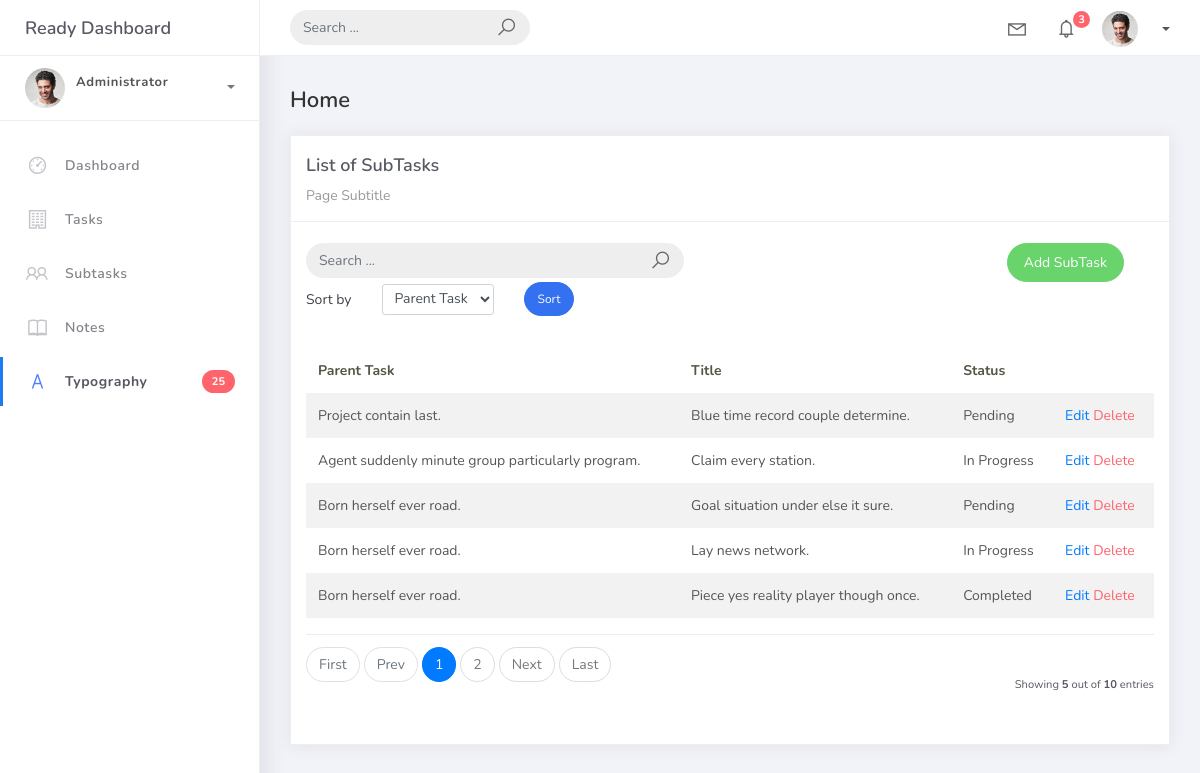
Page /stask_list on the committed database.
### hangapp/models.py (models this page shows, shortened)
class BaseModel(models.Model):
    created_at = models.DateTimeField(auto_now_add=True)
    updated_at = models.DateTimeField(auto_now=True)
    class Meta:
        abstract = True

class SubTask(BaseModel):
    parent_task = models.ForeignKey(
        Task,
        on_delete=models.CASCADE,
        related_name="subtasks"
    )
    title = models.CharField(max_length=255)
    status = models.CharField(
        max_length=50,
        choices=[
        ("Pending", "Pending"),
        ("In Progress", "In Progress"),
        ("Completed", "Completed"),
    ],
        default="Pending"
    )

class Task(BaseModel):
    title = models.CharField(max_length=255)
    description = models.TextField(blank=True)
    deadline = models.DateTimeField(null=True, blank=True)
    status = models.CharField(
        max_length=50,
        choices=[
        ("Pending", "Pending"),
        ("In Progress", "In Progress"),
        ("Completed", "Completed"),
    ],
        default="Pending",
    )
    category = models.ForeignKey(
        Category, on_delete=models.SET_NULL,
        null=True,
        blank=True,
        related_name="tasks"
    )
    priority = models.ForeignKey(
        Priority,
        on_delete=models.SET_NULL,
        null=True,
        blank=True,
        related_name="tasks"
    )
    def __str__(self):
        return self.title

### hangapp/views.py (the view)
# urls.py: path('stask_list', SubTaskList.as_view(), name='stask-list'),
class SubTaskList(ListView):
    model = SubTask
    context_object_name = 'stask'
    template_name = 'stask_list.html'
    paginate_by = 5
    def get_ordering(self):
        allowed = ["parent_task", "title", "status"]
        sort_by = self.request.GET.get("sort_by")
        if sort_by in allowed:
            return sort_by
        return "title"
    def get_queryset(self):
        qs = super().get_queryset()
        query = self.request.GET.get('q')
        if query:
            qs = qs.filter(
                Q(parent_task__icontains=query) |
                Q(title__icontains=query)
            )
        return qs

### templates/stask_list.html (shortened to what this page needs)
{% extends 'base.html' %} {% load static %} {% block content %}
<div class="content">
    <div class="container-fluid">
        <h4 class="page-title">Home</h4>
        <div class="row">
            <div class="col-md-12">
                <div class="card">
                    <div class="card-header">
                        <div class="card-title">List of SubTasks</div>
                        <div class="card-category">Page Subtitle</div>
                    </div>
                    <br/>
                    <div class="col-md-12 row">
                        <div class="col-md-6">
                            <form class="navbar-left navbar-form nav-search mr-md-3" action="{% url 'stask-list' %}">
                                <div class="input-group">
                                    <input type="text" placeholder="Search ..." class="form-control" name="q"/>
                                    <div class="input-group-append">
                                        <span class="input-group-text">
                                            <i class="la la-search search-icon"></i>
                                        </span>
                                    </div>
                                </div>
                            </form>
                        </div>
                        <div class="col-md-6">
                            <div class="pull-right">
                                <a href="{% url 'task-add' %}" class="btn btn-success btn-rounded">Add SubTask</a>
                            </div>
                        </div>
                    </div>
                    <div class="col-md-12">
                        <form method="get" class="row g-2 align-items-center">
                            <div class="col-auto">
                                <label for="smallSelect" class="col-form-label">Sort by</label>
                            </div>
                            <div class="col-auto">
                                <select class="form-control form-control-sm" id="smallSelect" name="sort_by">
                                    <option value="parent_task" {% if request.GET.sort_by == "parent_task" %}selected{% endif %}>Parent Task</option>
                                </select>
                            </div>
                            <div class="col-auto">
                                <button type="submit" class="btn btn-primary btn-sm btn-rounded">Sort</button>
                            </div>
                        </form>
                    </div>
                    <div class="card-body">
                        <table class="table table-striped mt-3">
                            <thead>
                                <tr>
                                    <th scope="col">Parent Task</th>
                                    <th scope="col">Title</th>
                                    <th scope="col">Status</th>
                                </tr>
                            </thead>
                            <tbody>
                                {% for object in object_list %}
                                <tr>
                                    <td> {{object.parent_task }} </td>
                                    <td> {{object.title }} </td>
                                    <td> {{object.status }} </td>
                                    <td>
                                        <a href="{% url 'stask-update' object.id %}">Edit</a>
                                        <a href="{% url 'stask-delete' object.id %}" class="text-danger">Delete</a>
                                    </td>
                                </tr>
                                {% empty %}
                                <tr>
                                    <td colspan="4" style="text-align: center">
                                        <p class="text-sm font-weight-bold mb-0">No Records Found</p>
                                    </td>
                                </tr>
                                {% endfor %}
                            </tbody>
                        </table>
                        {% include 'includes/pagination.html' %}
                    </div>
                </div>
            </div>
        </div>
    </div>
</div>
{% endblock %}

### rows in the picture
SubTask: parent_task "Project contain last.", title "Blue time record couple determine.", status "Pending"
SubTask: parent_task "Agent suddenly minute group particularly program.", title "Claim every station.", status "In Progress"
SubTask: parent_task "Born herself ever road.", title "Goal situation under else it sure.", status "Pending"
SubTask: parent_task "Born herself ever road.", title "Lay news network.", status "In Progress"
SubTask: parent_task "Born herself ever road.", title "Piece yes reality player though once.", status "Completed"

### other values in the picture
{{ page_num }} "1"
{{ page_num }} "2"
{{ object_list.count }} "5"
{{ paginator.count }} "10"
